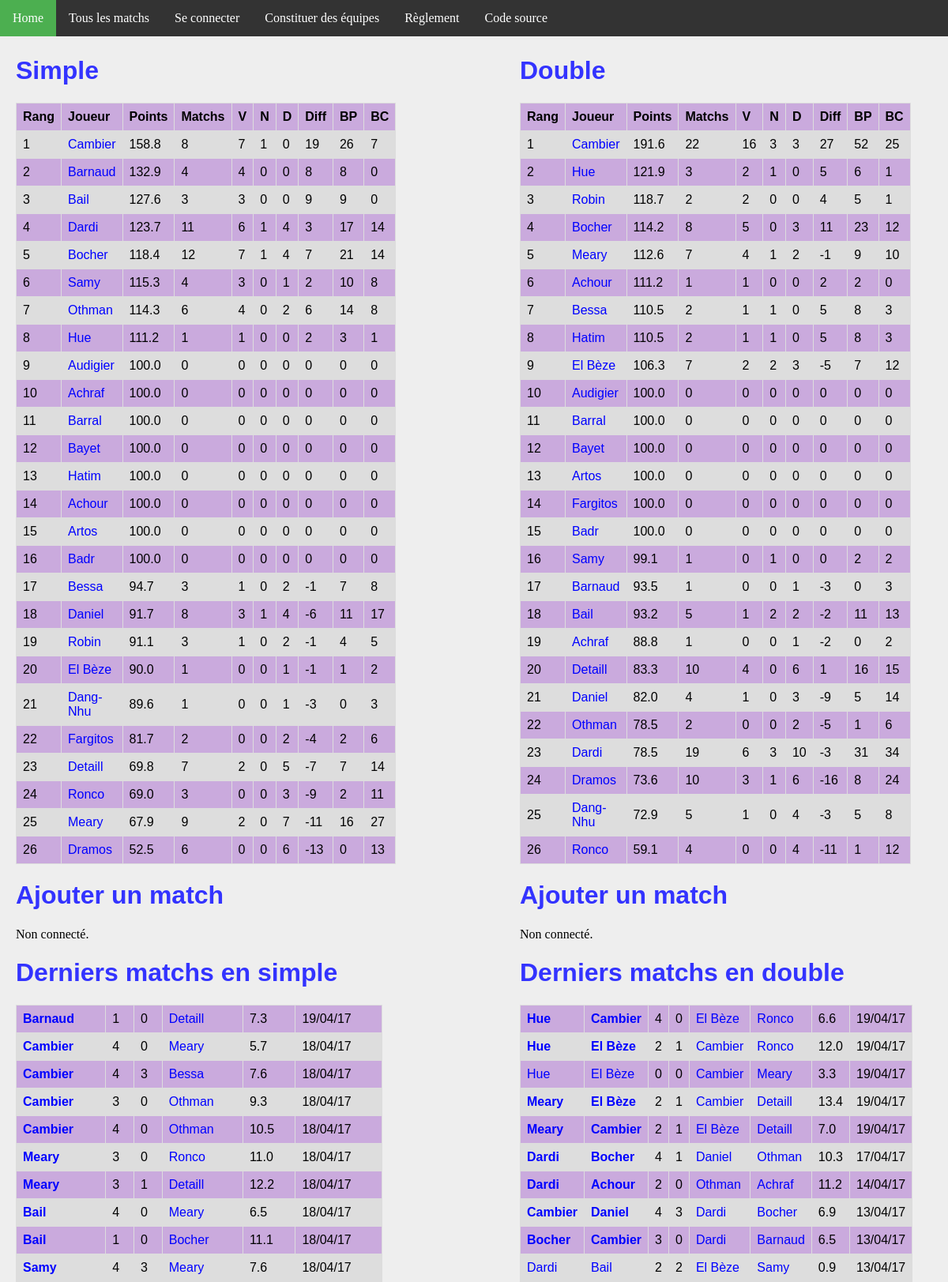
Before: / with the older database file.
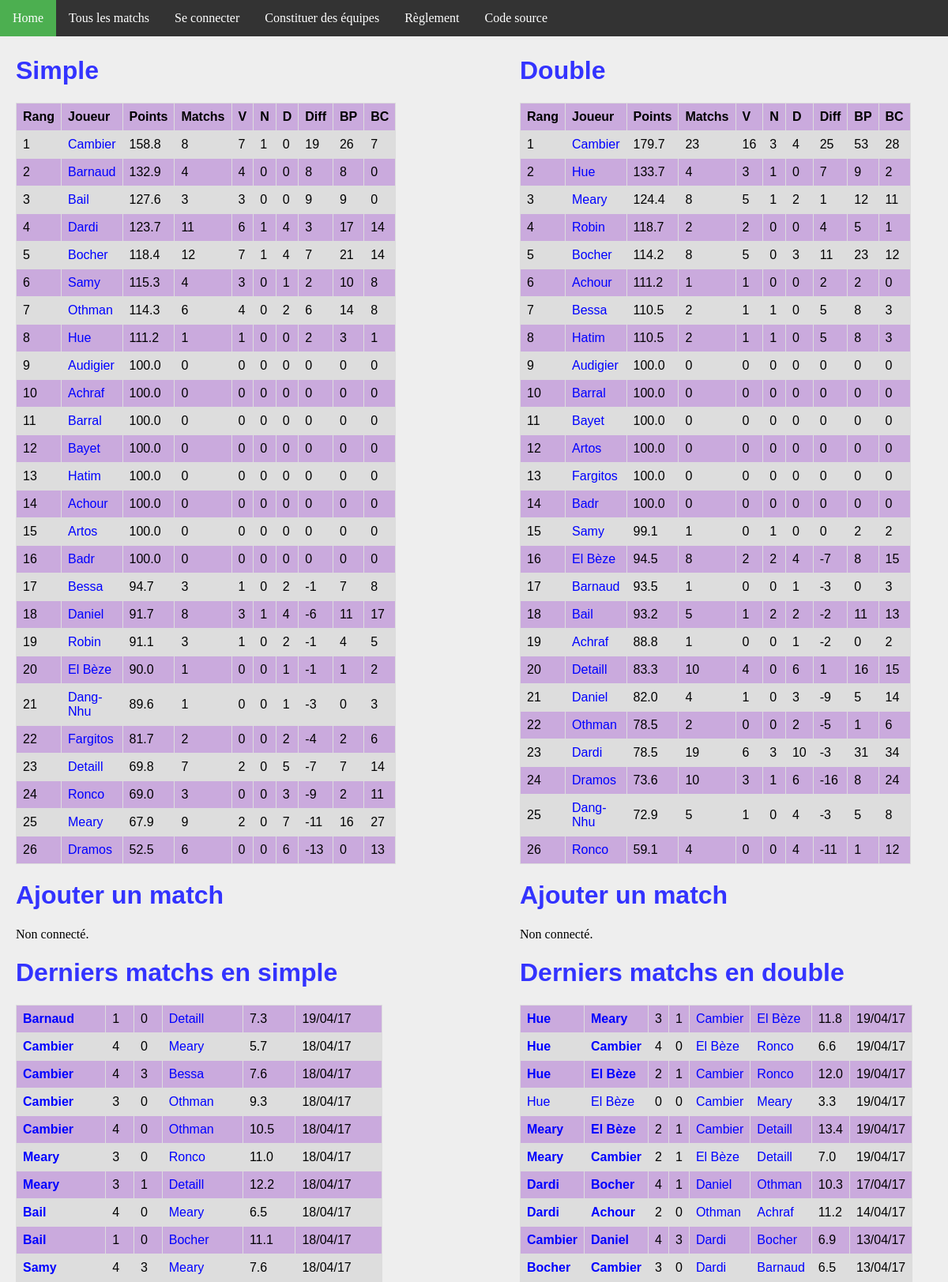
After: the same page with the newer database file.
### ranking/models.py (models this page shows, shortened)
class Joueur(models.Model):
    user = models.OneToOneField(User, on_delete=models.CASCADE)
    pseudo = models.CharField(max_length = 50, default="Pax lambda")
    simple_score = models.FloatField(default=100)
    simple_rang = models.IntegerField(default=0)
    simple_victoires = models.IntegerField(default=0)
    simple_nuls = models.IntegerField(default=0)
    simple_defaites = models.IntegerField(default=0)
    simple_buts_pour = models.IntegerField(default=0)
    simple_buts_contre = models.IntegerField(default=0)
    double_score = models.FloatField(default=100)
    double_rang = models.IntegerField(default=0)
    double_victoires = models.IntegerField(default=0)
    double_nuls = models.IntegerField(default=0)
    double_defaites = models.IntegerField(default=0)
    double_buts_pour = models.IntegerField(default=0)
    double_buts_contre = models.IntegerField(default=0)
    @property
    def simple_matchs(self):
        return self.simple_nuls + self.simple_victoires + self.simple_defaites
    @property
    def double_matchs(self):
        return self.double_nuls + self.double_victoires + self.double_defaites
    @property
    def simple_diff(self):
        return self.simple_buts_pour - self.simple_buts_contre
    @property
    def double_diff(self):
        return self.double_buts_pour - self.double_buts_contre

class MatchSimple(models.Model):
    domicile = models.ForeignKey('Joueur', related_name = 'dom')
    exterieur = models.ForeignKey('Joueur', related_name = 'exte')
    date = models.DateTimeField(auto_now_add=True)
    buts_domicile = models.IntegerField(default=0)
    buts_exterieur = models.IntegerField(default=0)
    points = models.FloatField(default=0)
    @property
    def winner(self):
        if self.buts_domicile > self.buts_exterieur:
            return 1.
        elif self.buts_domicile < self.buts_exterieur:
            return 0.
        else:
            return 0.5

class MatchDouble(models.Model):
    domicile_1 = models.ForeignKey('Joueur', related_name = 'dom1')
    domicile_2 = models.ForeignKey('Joueur', related_name = 'dom2')
    exterieur_1 = models.ForeignKey('Joueur', related_name = 'exte1')
    exterieur_2 = models.ForeignKey('Joueur', related_name = 'exte2')
    date = models.DateTimeField(auto_now_add=True)
    buts_domicile = models.IntegerField(default=0)
    buts_exterieur = models.IntegerField(default=0)
    points = models.FloatField(default=0)
    @property
    def winner(self):
        if self.buts_domicile > self.buts_exterieur:
            return 1.
        elif self.buts_domicile < self.buts_exterieur:
            return 0.
        else:
            return 0.5

### ranking/views.py (the view)
# urls.py: url(r'^$', views.index, name='index'),
def index(request):
    n_matchs = 10
    context = {
        'simple_ranking': Joueur.objects.order_by('simple_rang').all(),
        'double_ranking': Joueur.objects.order_by('double_rang').all(),
        'simple_matchs': MatchSimple.objects.order_by('-date').all()[:n_matchs],
        'double_matchs': MatchDouble.objects.order_by('-date').all()[:n_matchs],
    }
    return render(request, 'index.html', context)

### ranking/templatetags/app_filter.py (called while the page is built)
@register.filter(name='decimal')
def decimal(x):
    return '{0:.1f}'.format(x)

### ranking/templates/index.html (shortened to what the changed rows need)
{% extends 'base.html' %}
{% block body %}
{% load app_filter %}
<div id="column1" style="float:left; margin:0; width:40%;">
    <h1>Simple</h1>
    <table>
        <tr>
            <th>Rang</th>
            <th>Joueur</th>
            <th>Points</th>
            <th>Matchs</th>
            <th>V</th>
            <th>N</th>
            <th>D</th>
            <th>Diff</th>
            <th>BP</th>
            <th>BC</th>
        </tr>
        {% for j in simple_ranking %}
        <tr>
            <td>{{ j.simple_rang }}</td>
            <td><a class='joueur' href="{% url 'joueur' j.id %}">{{j.pseudo}}</a></td>
            <td>{{j.simple_score|decimal}}</td>
            <td>{{j.simple_matchs}}</td>
            <td>{{j.simple_victoires}}</td>
            <td>{{j.simple_nuls}}</td>
            <td>{{j.simple_defaites}}</td>
            <td>{{j.simple_diff}}</td>
            <td>{{j.simple_buts_pour}}</td>
            <td>{{j.simple_buts_contre}}</td>
        </tr>
        {% endfor %}
    </table>
    <h1>Ajouter un match</h1>
    <h1>Derniers matchs en simple</h1>
    <table>
        {% for m in simple_matchs %}
        <tr>
            <td {% if m.winner == 1 %} style='font-weight:bold'{% endif %} >
                <a class="joueur" href="{% url 'joueur' m.domicile.id %}">{{m.domicile.pseudo}}</a>
            </td>
            <td>{{m.buts_domicile}}</td>
            <td>{{m.buts_exterieur}}</td>
            <td {% if m.winner == 0 %} style='font-weight:bold'{% endif %} >
                <a class='joueur' href="{% url 'joueur' m.exterieur.id %}">{{m.exterieur.pseudo}}</a>
            </td>
            <td>{{m.points|decimal}}</td>
            <td>{{m.date | date:'d/m/y'}}</td>
        </tr>
        {% endfor %}
    </table>
</div>
<div id="column2" style="float:left; margin-left:15%;width:40%;">
<h1>Double</h1>
<table>
    <tr>
        <th>Rang</th>
        <th>Joueur</th>
        <th>Points</th>
        <th>Matchs</th>
        <th>V</th>
        <th>N</th>
        <th>D</th>
        <th>Diff</th>
        <th>BP</th>
        <th>BC</th>
    </tr>
    {% for j in double_ranking %}
    <tr>
        <td>{{ j.double_rang }}</td>
        <td><a class='joueur' href="{% url 'joueur' j.id %}">{{j.pseudo}}</a></td>
        <td>{{j.double_score|decimal}}</td>
        <td>{{j.double_matchs}}</td>
        <td>{{j.double_victoires}}</td>
        <td>{{j.double_nuls}}</td>
        <td>{{j.double_defaites}}</td>
        <td>{{j.double_diff}}</td>
        <td>{{j.double_buts_pour}}</td>
        <td>{{j.double_buts_contre}}</td>
    </tr>
    {% endfor %}
    </table>
    <h1>Ajouter un match</h1>
    <h1>Derniers matchs en double</h1>
    <table>
        {% for m in double_matchs %}
        <tr>
            <td {% if m.winner == 1 %} style='font-weight:bold'{% endif %} >
                <a class="joueur" href="{% url 'joueur' m.domicile_1.id %}">{{m.domicile_1.pseudo}}</a>
            </td>
            <td {% if m.winner == 1 %} style='font-weight:bold'{% endif %} >
                <a class="joueur" href="{% url 'joueur' m.domicile_2.id %}">{{m.domicile_2.pseudo}}</a>
            </td>
            <td>{{m.buts_domicile}}</td>
            <td>{{m.buts_exterieur}}</td>
            <td {% if m.winner == 0 %} style='font-weight:bold'{% endif %} >
                <a class='joueur' href="{% url 'joueur' m.exterieur_1.id %}">{{m.exterieur_1.pseudo}}</a>
            </td>
            <td {% if m.winner == 0 %} style='font-weight:bold'{% endif %} >
                <a class='joueur' href="{% url 'joueur' m.exterieur_2.id %}">{{m.exterieur_2.pseudo}}</a>
            </td>
            <td>{{m.points|decimal}}</td>
            <td>{{m.date | date:'d/m/y'}}</td>
        </tr>
        {% endfor %}
    </table>
    </div>
{% endblock %}

Changed rows visible on the page:
no longer on this page (row unchanged): MatchDouble: domicile_1.pseudo "Dardi", domicile_2.pseudo "Bail", buts_domicile "2", buts_exterieur "2", exterieur_1.pseudo "El Bèze", exterieur_2.pseudo "Samy", points|decimal "0.9", date "13/04/17"
changed Joueur "Cambier": double_score|decimal "191.6" → "179.7"; double_matchs "22" → "23"; double_defaites "3" → "4"; double_diff "27" → "25"; double_buts_pour "52" → "53"; double_buts_contre "25" → "28"
changed Joueur "Bocher": double_rang "4" → "5"
changed Joueur "Samy": double_rang "16" → "15"
changed Joueur "Hue": double_score|decimal "121.9" → "133.7"; double_matchs "3" → "4"; double_victoires "2" → "3"; double_diff "5" → "7"; double_buts_pour "6" → "9"; double_buts_contre "1" → "2"
changed Joueur "Audigier": double_rang "10" → "9"
changed Joueur "Barral": double_rang "11" → "10"
changed Joueur "Bayet": double_rang "12" → "11"
changed Joueur "Artos": double_rang "13" → "12"
changed Joueur "Badr": double_rang "15" → "14"
changed Joueur "Robin": double_rang "3" → "4"
changed Joueur "El Bèze": double_rang "9" → "16"; double_score|decimal "106.3" → "94.5"; double_matchs "7" → "8"; double_defaites "3" → "4"; double_diff "-5" → "-7"; double_buts_pour "7" → "8"; double_buts_contre "12" → "15"; moves down the list
changed Joueur "Fargitos": double_rang "14" → "13"
changed Joueur "Meary": double_rang "5" → "3"; double_score|decimal "112.6" → "124.4"; double_matchs "7" → "8"; double_victoires "4" → "5"; double_diff "-1" → "1"; double_buts_pour "9" → "12"; double_buts_contre "10" → "11"; moves up the list
added MatchDouble: domicile_1.pseudo "Hue", domicile_2.pseudo "Meary", buts_domicile "3", buts_exterieur "1", exterieur_1.pseudo "Cambier", exterieur_2.pseudo "El Bèze", points|decimal "11.8", date "19/04/17"
